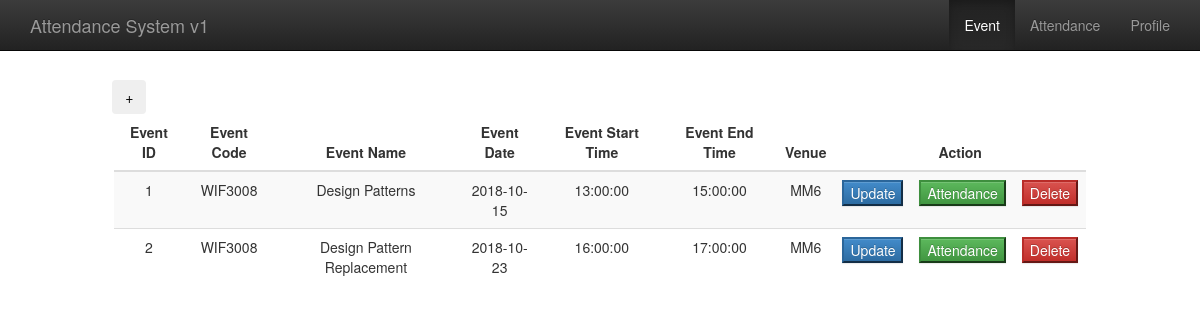
/event.php, run on the app's committed database.
### tables this page shows
CREATE TABLE `event` (
  `EventID` int(11) NOT NULL,
  `EventName` varchar(255) NOT NULL,
  `EventDate` date NOT NULL,
  `EventStartTime` time NOT NULL,
  `EventEndTime` time NOT NULL,
  `EventVenue` varchar(45) DEFAULT NULL,
  `EventClockOut` tinyint(1) UNSIGNED ZEROFILL DEFAULT NULL,
  `EventDescription` text,
  `RepeatEvent` tinyint(4) UNSIGNED ZEROFILL DEFAULT NULL,
  `EndRepeat` date DEFAULT NULL,
  `ProfileID` int(11) NOT NULL,
  `EventCode` varchar(11) NOT NULL
);

### event.php (the view, shortened to what this page needs)
<!DOCTYPE html>
<html lang="en">
<head>
  <link rel="stylesheet" href="css/bootstrap.min.css">
  <link rel="stylesheet" href="css/bootstrap-theme.min.css">
  <link rel="stylesheet" href="css/style.css">
</head>
<body>
  <nav class="navbar navbar-inverse navbar-fixed-top">
    <div class="container">
      <div class="navbar-header">
        <a class="navbar-brand" href="index.php">Attendance System v1</a>
      </div>
      <div id="navbar" class="navbar-collapse collapse">
        <ul class="nav navbar-nav navbar-right">
          <li class="active"><a href="event.php">Event</a></li>
          <li><a href="attendance.php">Attendance</a></li>
          <li><a href="profile.php">Profile</a></li>
        </ul>
      </div>
    </div>
  </nav>
  <br><br><br><br>
  <div style="width: 8%;">
    <button type="button" class="btn btn-outline-primary" id="addEventButton" onclick="addEvent()">+</button>
  </div>
  <div>
  <table class="table table-striped" id="eventTable" style="cursor: pointer;">
    <thead>
      <tr>
        <th class="EventID">Event ID</th>
        <th class="EventCode">Event Code</th>
        <th class="EventName">Event Name</th>
        <th class="EventDate">Event Date</th>
        <th class="EventStartTime">Event Start Time</th>
        <th class="EventEndTime">Event End Time</th>
        <th class="EventVenue">Venue</th>
        <th class="Action" colspan="3">Action</th>
      </tr>
    </thead>
    <tbody>
    <?php
      $conn = connectTo();
  		$sql="SELECT * FROM event";
  		$result = mysqli_query($conn,$sql);
  		while($row = mysqli_fetch_array($result)) {
          ?>
          <tr>
    		    <td id="tableEventID"><?php echo $row['EventID'] ?></td>
            <?php
    		    echo "<td>" . $row['EventCode'] . "</td>";
    		    echo "<td>" . $row['EventName'] . "</td>";
    		    echo "<td>" . $row['EventDate'] . "</td>";
    		    echo "<td>" . $row['EventStartTime'] . "</td>";
    		    echo "<td>" . $row['EventEndTime'] . "</td>";
    		    echo "<td>" . $row['EventVenue'] . "</td>";
            ?>
            <td><button class=btn-primary name=updateEvent type=button onclick="updateEvent()" data-toggle="modal" data-target="#updateEvent"> Update </button></td>
            <td><button class=btn-success name=attendance type=button onclick="getAttendance()"> Attendance </button></td>
            <td><button class=btn-danger name=deleteEvent type=button onclick="deleteEvent()" data-toggle="modal" data-target="#deleteEvent"> Delete </button></td>
  		    </tr>
          <?php
  			}
      ?>
    </tbody>
  </table>
  </div>
</body>
</html>

### css/style.css (style rules this page uses)
body { width: 90%; margin: auto; }

### event.php (style rules this page uses)
#eventTable { width:90%; border-collapse: collapse; margin: auto; text-align: center; }
th { text-align: center; }
#addEventButton { float: right; }

### data on the page
event: EventID "1", EventCode "WIF3008", EventName "Design Patterns", EventDate "2018-10-15", EventStartTime "13:00:00", EventEndTime "15:00:00", EventVenue "MM6"
event: EventID "2", EventCode "WIF3008", EventName "Design Pattern Replacement", EventDate "2018-10-23", EventStartTime "16:00:00", EventEndTime "17:00:00", EventVenue "MM6"
